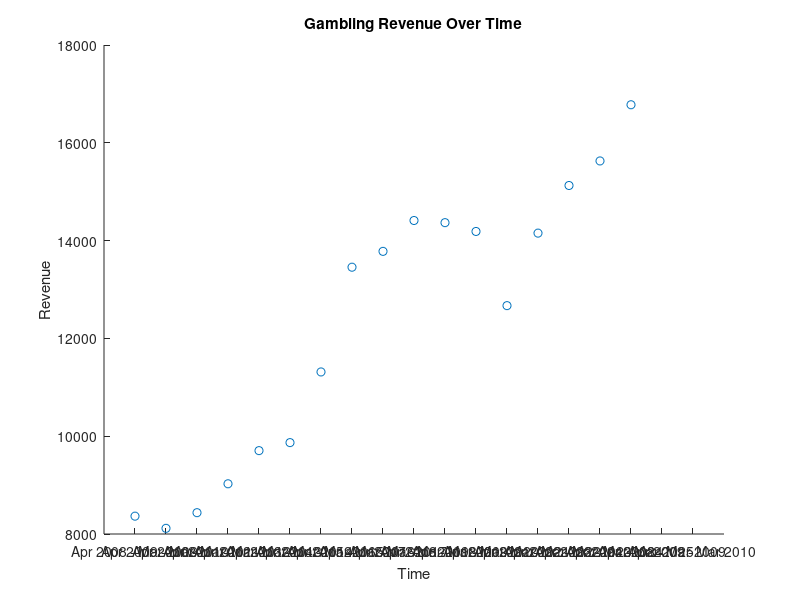

Source code (MATLAB):
% plot of gambling revenue over time

clear; clc;
data = [
8365
8116
8436
9027
9705
9869
11314
13456
13780
14411
14367
14187
12670
14153
15127
15629
16778
];
dates = ["Apr 2008 - Mar 2009"
"Apr 2009 - Mar 2010"
"Apr 2010 - Mar 2011"
"Apr 2011 - Mar 2012"
"Apr 2012 - Mar 2013"
"Apr 2013 - Mar 2014"
"Apr 2014 - Mar 2015"
"Apr 2015 - Mar 2016"
"Apr 2016 - Mar 2017"
"Apr 2017 - Mar 2018"
"Apr 2018 - Mar 2019"
"Apr 2019 - Mar 2020"
"Apr 2020 - Mar 2021"
"Apr 2021 - Mar 2022"
"Apr 2022 - Mar 2023"
"Apr 2023 - Mar 2024"
"Apr 2024 - Mar 2025"
];
scatter(1:length(data), data);
% Set x‑axis tick labels to the dates vector
set(gca,'XTick',1:length(dates));
set(gca,'XTickLabel',dates);
title('Gambling Revenue Over Time');
xlabel('Time');
ylabel('Revenue');
